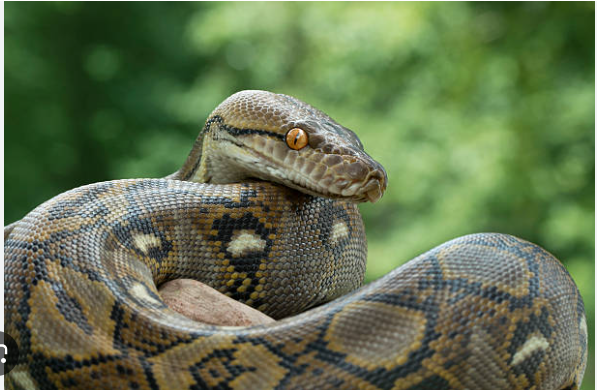
#> input picture Image Transformation and Manipulation/snake.png, 597 x 390 px, found by its file name
$ python draw.py
#> lines starting #> are read from the running program, lines starting #| are printed output that depends on the picture
import cv2
image=cv2.imread("Image Transformation and Manipulation/snake.png")
#> image is the input picture: shape (390, 597, 3); mean B, G, R 78.5, 113.4, 97.8

if image is None:
    print("NOT LOADED!!")
else:
    print("Loaded")


    cv2.line(image,(50,100),(300,100),(0,0,255),4)
    cv2.rectangle(image,(350,200),(250,350),(0,255,0),-1)
    cv2.rectangle(image,(450,250),(360,450),(0,95,0),5)
    cv2.circle(image,(290,150),50,(245,0,0),5)
    cv2.putText(image,"SNAKE --PYTHON",(50,300),cv2.FONT_HERSHEY_SIMPLEX,1.2,(0,255,255),2)
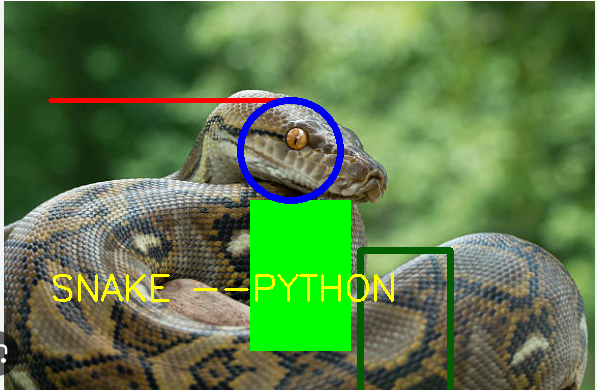
#> image: shape (390, 597, 3); mean B, G, R 73, 123.4, 92.1


    cv2.imshow("LINE MADE",image)
    cv2.waitKey(0)
    cv2.destroyAllWindows()
